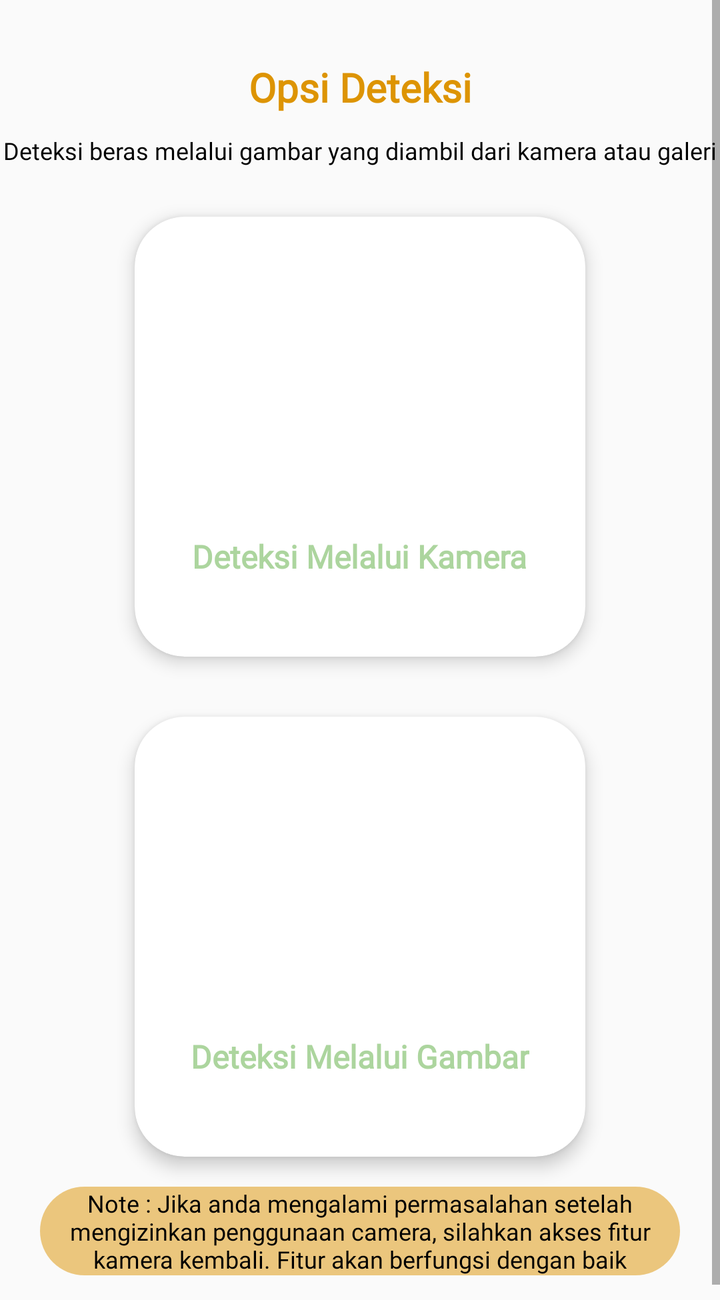
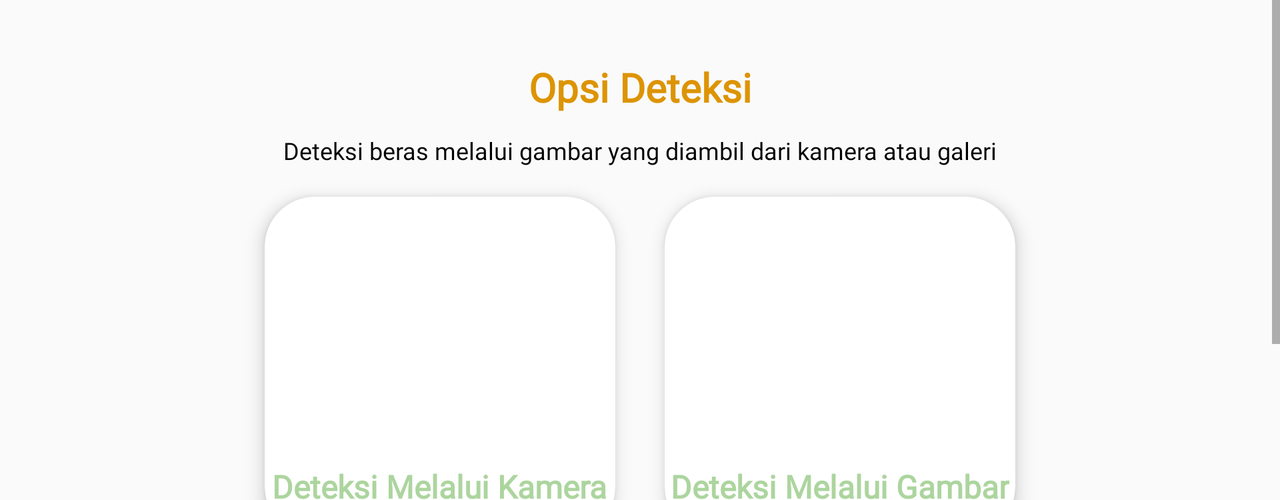

Two renders of one Android screen. The first uses the default layout on a phone; the second uses the alternative layout the repository ships for a different screen configuration, on a matching device. The two XML files are below.
<!-- AndroidManifest.xml: application theme Theme.BERASAI -->
<!-- res/layout/fragment_scan.xml -->
<?xml version="1.0" encoding="utf-8"?>
<ScrollView xmlns:android="http://schemas.android.com/apk/res/android"
    xmlns:app="http://schemas.android.com/apk/res-auto"
    xmlns:tools="http://schemas.android.com/tools"
    android:layout_width="match_parent"
    android:layout_height="650dp"
    android:id="@+id/scan_fragment"
    tools:context=".ui.scan.ScanFragment">

    <LinearLayout
        android:layout_width="match_parent"
        android:layout_height="wrap_content"
        android:orientation="vertical">

        <TextView
            android:id="@+id/mOpsi"
            android:layout_width="match_parent"
            android:layout_height="wrap_content"
            android:layout_marginTop="30dp"
            android:layout_gravity="center"
            android:gravity="center"
            android:text="@string/opsi_title"
            android:textColor="@color/yellow2"
            android:textAppearance="@style/CustomtextStyle2"/>

        <TextView
            android:id="@+id/mDeskripsi"
            android:layout_width="match_parent"
            android:layout_height="wrap_content"
            android:layout_marginTop="10dp"
            android:layout_gravity="center"
            android:gravity="center"
            android:text="@string/desc_opsi"
            android:textColor="@color/black"
            android:textAppearance="@style/CustomtextStyle1"/>

        <androidx.cardview.widget.CardView
            android:id="@+id/button_camera"
            android:layout_width="250dp"
            android:layout_height="250dp"
            android:layout_gravity="center"
            android:layout_marginTop="10dp"
            android:clickable="true"
            android:background="@color/white"
            app:cardBackgroundColor="@color/white"
            app:cardCornerRadius="25dp"
            app:cardElevation="5dp"
            app:cardUseCompatPadding="true"
            android:focusable="true">

            <ImageView
                android:layout_width="90dp"
                android:layout_height="90dp"
                android:layout_gravity="center"
                android:layout_marginBottom="10dp"
                android:src="@drawable/ic_camera"
                app:tint="@color/green3"
                android:contentDescription="@string/icon" />

            <TextView
                android:layout_width="wrap_content"
                android:layout_height="wrap_content"
                android:text="@string/from_camera"
                android:textAppearance="@style/CustomtextStyle3"
                android:textColor="@color/green3"
                android:layout_marginTop="60dp"
                android:layout_gravity="center"/>
        </androidx.cardview.widget.CardView>

        <androidx.cardview.widget.CardView
            android:id="@+id/button_gallery"
            android:layout_width="250dp"
            android:layout_height="250dp"
            android:layout_gravity="center"
            android:clickable="true"
            app:cardBackgroundColor="@color/white"
            app:cardCornerRadius="25dp"
            app:cardElevation="5dp"
            app:cardUseCompatPadding="true"
            android:focusable="true">

            <ImageView
                android:layout_width="90dp"
                android:layout_height="90dp"
                android:layout_gravity="center"
                android:layout_marginBottom="10dp"
                android:src="@drawable/ic_galeri"
                app:tint="@color/green3"
                android:contentDescription="@string/icon" />

            <TextView
                android:layout_width="wrap_content"
                android:layout_height="wrap_content"
                android:text="@string/from_pic"
                android:textAppearance="@style/CustomtextStyle3"
                android:textColor="@color/green3"
                android:layout_marginTop="60dp"
                android:layout_gravity="center"/>
        </androidx.cardview.widget.CardView>

        <TextView
            android:id="@+id/note"
            android:layout_width="wrap_content"
            android:layout_height="wrap_content"
            android:layout_gravity="center"
            android:background="@drawable/background_round_yellow"
            android:gravity="center"
            android:layout_marginStart="20dp"
            android:layout_marginEnd="20dp"
            android:layout_marginBottom="20dp"
            android:text="@string/note"
            android:textAppearance="@style/CustomtextStyle1"
            android:textColor="@color/black" />
    </LinearLayout>

</ScrollView>
<!-- resources referenced by this layout -->
<resources>
  <color name="black">#FF000000</color>
  <color name="green3">#8059AC3E</color>
  <color name="white">#FFFFFFFF</color>
  <color name="yellow2">#DD9403</color>
  <!-- drawable background_round_yellow (drawable) -->
  <?xml version="1.0" encoding="UTF-8"?>
  <shape xmlns:android="http://schemas.android.com/apk/res/android">
      <solid android:color="@color/yellow3"/>
      <corners android:radius="30dp"/>
  </shape>
  <string name="desc_opsi">Deteksi beras melalui gambar yang diambil dari kamera atau galeri</string>
  <string name="from_camera">Deteksi Melalui Kamera</string>
  <string name="from_pic">Deteksi Melalui Gambar</string>
  <string name="icon">icon</string>
  <string name="note">Note : Jika anda mengalami permasalahan setelah mengizinkan penggunaan camera, silahkan akses fitur kamera kembali. Fitur akan berfungsi dengan baik</string>
  <string name="opsi_title">Opsi Deteksi</string>
  <style name="CustomtextStyle1">
          <item name="android:fontFamily">@font/poppins_regular</item>
          <item name="android:textSize">12sp</item>
      </style>
  <style name="CustomtextStyle2">
          <item name="android:fontFamily">@font/poppins_regular</item>
          <item name="android:textSize">20sp</item>
          <item name="android:textStyle">bold</item>
      </style>
  <style name="CustomtextStyle3">
          <item name="android:fontFamily">@font/poppins_regular</item>
          <item name="android:textSize">16sp</item>
          <item name="android:textStyle">bold</item>
      </style>
  <style name="Theme.BERASAI" parent="Theme.AppCompat.Light.NoActionBar">
          
          <item name="colorPrimary">@color/green1</item>
          <item name="colorPrimaryVariant">@color/yellow1</item>
          <item name="colorOnPrimary">@color/white</item>
          
          <item name="colorSecondary">@color/green2</item>
          <item name="colorSecondaryVariant">@color/yellow2</item>
          <item name="colorOnSecondary">@color/black</item>
          
          <item name="android:statusBarColor">?attr/colorPrimaryVariant</item>
          
      </style>
  <color name="yellow3">#80DD9403</color>
  <color name="green1">#59AC3E</color>
  <color name="yellow1">#F9B408</color>
  <color name="green2">#338A40</color>
</resources>
<!-- res/layout-land/fragment_scan.xml (the repository's variant of the layout above) -->
<!-- drawn on the phone turned sideways -->
<?xml version="1.0" encoding="utf-8"?>
<ScrollView xmlns:android="http://schemas.android.com/apk/res/android"
    xmlns:app="http://schemas.android.com/apk/res-auto"
    xmlns:tools="http://schemas.android.com/tools"
    android:layout_width="match_parent"
    android:layout_height="250dp"
    android:id="@+id/scan_fragment"
    android:orientation="vertical"
    tools:context=".ui.scan.ScanFragment">

    <LinearLayout
        android:layout_width="match_parent"
        android:layout_height="wrap_content"
        android:orientation="vertical">

        <TextView
            android:id="@+id/mOpsi"
            android:layout_width="match_parent"
            android:layout_height="wrap_content"
            android:layout_marginTop="30dp"
            android:layout_gravity="center"
            android:gravity="center"
            android:text="@string/opsi_title"
            android:textColor="@color/yellow2"
            android:textAppearance="@style/CustomtextStyle2"/>

        <TextView
            android:id="@+id/mDeskripsi"
            android:layout_width="match_parent"
            android:layout_height="wrap_content"
            android:layout_marginTop="10dp"
            android:layout_gravity="center"
            android:gravity="center"
            android:text="@string/desc_opsi"
            android:textColor="@color/black"
            android:textAppearance="@style/CustomtextStyle1"/>

        <LinearLayout
            android:layout_width="match_parent"
            android:layout_height="match_parent"
            android:layout_gravity="center"
            android:gravity="center"
            android:orientation="horizontal">

            <androidx.cardview.widget.CardView
                android:id="@+id/button_camera"
                android:layout_width="200dp"
                android:layout_height="200dp"
                android:layout_gravity="center"
                android:background="@color/white"
                android:clickable="true"
                android:focusable="true"
                app:cardBackgroundColor="@color/white"
                app:cardCornerRadius="25dp"
                app:cardElevation="5dp"
                app:cardUseCompatPadding="true">

                <ImageView
                    android:layout_width="80dp"
                    android:layout_height="80dp"
                    android:layout_gravity="center"
                    android:layout_marginBottom="10dp"
                    android:contentDescription="@string/icon"
                    android:src="@drawable/ic_camera"
                    app:tint="@color/green3" />

                <TextView
                    android:layout_width="wrap_content"
                    android:layout_height="wrap_content"
                    android:layout_gravity="center"
                    android:gravity="center"
                    android:layout_marginTop="60dp"
                    android:text="@string/from_camera"
                    android:textAppearance="@style/CustomtextStyle3"
                    android:textColor="@color/green3" />
            </androidx.cardview.widget.CardView>

            <androidx.cardview.widget.CardView
                android:id="@+id/button_gallery"
                android:layout_width="200dp"
                android:layout_height="200dp"
                android:layout_gravity="center"
                android:clickable="true"
                app:cardBackgroundColor="@color/white"
                app:cardCornerRadius="25dp"
                app:cardElevation="5dp"
                app:cardUseCompatPadding="true"
                android:focusable="true">

                <ImageView
                    android:layout_width="80dp"
                    android:layout_height="80dp"
                    android:layout_gravity="center"
                    android:layout_marginBottom="10dp"
                    android:src="@drawable/ic_galeri"
                    app:tint="@color/green3"
                    android:contentDescription="@string/icon" />

                <TextView
                    android:layout_width="wrap_content"
                    android:layout_height="wrap_content"
                    android:text="@string/from_pic"
                    android:textAppearance="@style/CustomtextStyle3"
                    android:textColor="@color/green3"
                    android:layout_marginTop="60dp"
                    android:layout_gravity="center"
                    android:gravity="center"/>
            </androidx.cardview.widget.CardView>

        </LinearLayout>

        <TextView
            android:id="@+id/note"
            android:layout_width="500dp"
            android:layout_height="wrap_content"
            android:layout_gravity="center"
            android:layout_marginTop="10dp"
            android:layout_marginBottom="20dp"
            android:background="@drawable/background_round_yellow"
            android:gravity="center"
            android:padding="10dp"
            android:text="@string/note"
            android:textAppearance="@style/CustomtextStyle1"
            android:textColor="@color/black" />

    </LinearLayout>

</ScrollView>
